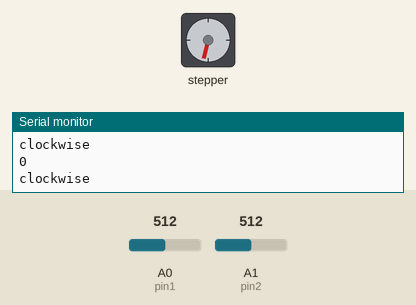
Recording of a sketch running on a simulated Arduino Uno, built with avr-gcc and run on an emulated ATmega328P. Parts: stepper motor, the last lines printed to the serial monitor. The inputs (shaded band) are chosen by the test bench; at power-on: A0 (pin1) = 512, A1 (pin2) = 512. Stepper angles assume 200 steps per turn.

Above: at 2.0 s.
2.1 s: A0 (pin1) set to 593
At 2.3 s:
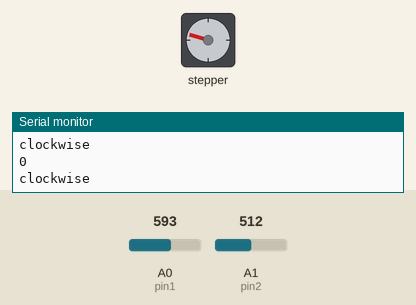
6.6 s: A0 (pin1) set to 627
At 8.4 s:
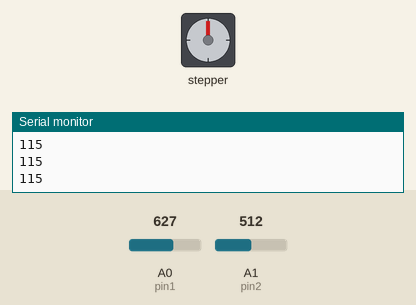
8.7 s: A1 (pin2) set to 433
10.4 s: A1 (pin2) set to 412
At 10.58 s:
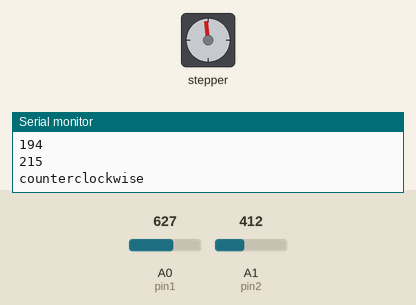
Timing chart, 0 to 18.4 s (numbered marks = the images above; inputs shaded):
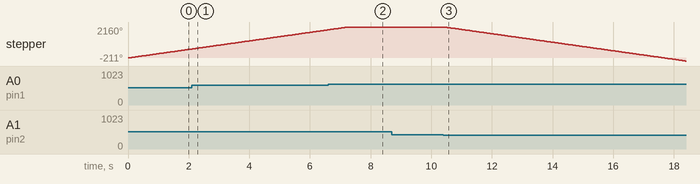

Measured:
- the behaviour switches between 611 and 612 on A0 (pin1) (found by bisection; images 1 and 2)
- the behaviour switches between 427 and 426 on A1 (pin2) (found by bisection; images 2 and 3)
- after the input at 6.6 s, stepper: goes on until 7.3 s, then stays 2160°
- after the input at 10.4 s, stepper: keeps turning counter-clockwise at about 298°/s, starting at once

The sketch:

code_demo.ino
```cpp
int pin1=0;
int pin2=1;
int val;

#include <Stepper.h>

const int stepsPerRevolution = 200;  // change this to fit the number of steps per revolution
                                     // for your motor

// initialize the stepper library on pins 8 through 11:
Stepper myStepper(stepsPerRevolution, 12,13,10,11);

void setup() {
  // set the speed at 60 rpm:
  analogReference(DEFAULT);
  myStepper.setSpeed(50);
  // initialize the serial port:
  Serial.begin(9600);
}

void loop() {
  // step one revolution  in one direction:
   val=(analogRead(pin1)-(analogRead(pin2)));
  Serial.println(val);
  if(val<100){
   Serial.println("clockwise");
  myStepper.step(stepsPerRevolution);
  }
  if(val>200)
  {
   // step one revolution in the other direction:
  Serial.println("counterclockwise");
  myStepper.step(-stepsPerRevolution);
  }
}
```
